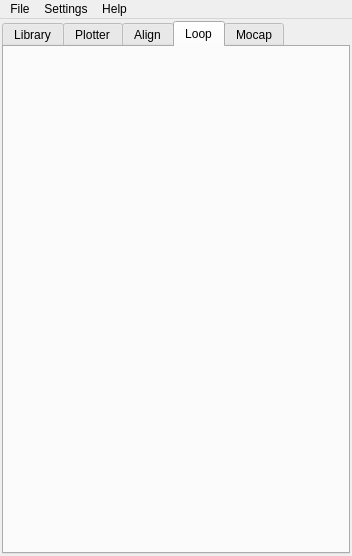
<?xml version="1.0" encoding="UTF-8"?>
<ui version="4.0">
 <class>QEzPoser</class>
 <widget class="QMainWindow" name="QEzPoser">
  <property name="geometry">
   <rect>
    <x>0</x>
    <y>0</y>
    <width>352</width>
    <height>556</height>
   </rect>
  </property>
  <property name="minimumSize">
   <size>
    <width>300</width>
    <height>500</height>
   </size>
  </property>
  <property name="windowTitle">
   <string>Ez'Poser</string>
  </property>
  <widget class="QWidget" name="mainWidget">
   <layout class="QVBoxLayout" name="centralLayout">
    <property name="leftMargin">
     <number>2</number>
    </property>
    <property name="topMargin">
     <number>2</number>
    </property>
    <property name="rightMargin">
     <number>2</number>
    </property>
    <property name="bottomMargin">
     <number>2</number>
    </property>
    <item>
     <widget class="QTabWidget" name="tabControl">
      <property name="focusPolicy">
       <enum>Qt::NoFocus</enum>
      </property>
      <property name="tabPosition">
       <enum>QTabWidget::North</enum>
      </property>
      <property name="tabShape">
       <enum>QTabWidget::Rounded</enum>
      </property>
      <property name="currentIndex">
       <number>3</number>
      </property>
      <property name="elideMode">
       <enum>Qt::ElideLeft</enum>
      </property>
      <property name="documentMode">
       <bool>false</bool>
      </property>
      <widget class="QLibraryTab" name="libraryTab">
       <attribute name="title">
        <string>Library</string>
       </attribute>
      </widget>
      <widget class="QPlotterTab" name="plotterTab">
       <attribute name="title">
        <string>Plotter</string>
       </attribute>
      </widget>
      <widget class="QAlignTab" name="alignTab">
       <attribute name="title">
        <string>Align</string>
       </attribute>
      </widget>
      <widget class="QLoopTab" name="loopTab">
       <attribute name="title">
        <string>Loop</string>
       </attribute>
      </widget>
      <widget class="QMocapTab" name="mocapTab">
       <attribute name="title">
        <string>Mocap</string>
       </attribute>
      </widget>
     </widget>
    </item>
   </layout>
  </widget>
  <widget class="QMenuBar" name="mainMenuBar">
   <property name="geometry">
    <rect>
     <x>0</x>
     <y>0</y>
     <width>352</width>
     <height>21</height>
    </rect>
   </property>
   <widget class="QMenu" name="fileMenu">
    <property name="title">
     <string>File</string>
    </property>
   </widget>
   <widget class="QMenu" name="helpMenu">
    <property name="title">
     <string>Help</string>
    </property>
   </widget>
   <widget class="QMenu" name="settingsMenu">
    <property name="title">
     <string>Settings</string>
    </property>
   </widget>
   <addaction name="fileMenu"/>
   <addaction name="settingsMenu"/>
   <addaction name="helpMenu"/>
  </widget>
  <action name="usingEzPoserAction">
   <property name="text">
    <string>Using Ez Poser</string>
   </property>
  </action>
  <action name="setProjectFolderAction">
   <property name="text">
    <string>Set Project Folder</string>
   </property>
  </action>
  <action name="editControllerPriorityAction">
   <property name="text">
    <string>Edit Controller Priority</string>
   </property>
  </action>
  <action name="changeRigConfigurationAction">
   <property name="text">
    <string>Change Rig Configuration</string>
   </property>
  </action>
  <action name="defaultNamespaceAction">
   <property name="checkable">
    <bool>true</bool>
   </property>
   <property name="checked">
    <bool>true</bool>
   </property>
   <property name="text">
    <string>:</string>
   </property>
  </action>
  <action name="namespaceSeparator">
   <property name="text">
    <string>Separator</string>
   </property>
  </action>
  <actiongroup name="namespaceActionGroup">
   <property name="exclusive" stdset="0">
    <bool>true</bool>
   </property>
  </actiongroup>
 </widget>
 <customwidgets>
  <customwidget>
   <class>QLibraryTab</class>
   <extends>QWidget</extends>
   <header>ezposer/ui/tabs/qlibrarytab.h</header>
   <container>1</container>
  </customwidget>
  <customwidget>
   <class>QPlotterTab</class>
   <extends>QWidget</extends>
   <header>ezposer/ui/tabs/qplottertab.h</header>
   <container>1</container>
  </customwidget>
  <customwidget>
   <class>QAlignTab</class>
   <extends>QWidget</extends>
   <header>ezposer/ui/tabs/qaligntab.h</header>
   <container>1</container>
  </customwidget>
  <customwidget>
   <class>QMocapTab</class>
   <extends>QWidget</extends>
   <header>ezposer/ui/tabs/qmocaptab.h</header>
   <container>1</container>
  </customwidget>
  <customwidget>
   <class>QLoopTab</class>
   <extends>QWidget</extends>
   <header>ezposer/ui/tabs/qlooptab.h</header>
   <container>1</container>
  </customwidget>
 </customwidgets>
 <resources/>
 <connections/>
</ui>
